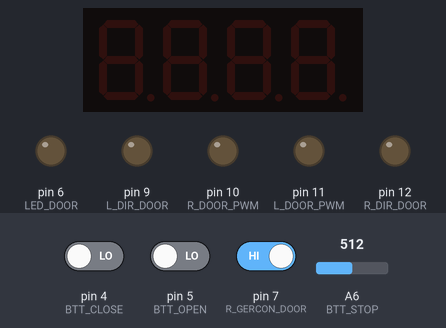
Bench run of a sketch on a simulated Arduino Nano, built with avr-gcc and run on an emulated ATmega328P. Shown: 4-digit seven-segment display, output pins drawn as LEDs (lit = HIGH). The test bench sets the inputs (shaded band); at power-on: pin 4 (BTT_CLOSE) LOW, A6 (BTT_STOP) = 512, pin 5 (BTT_OPEN) LOW, pin 7 (R_GERCON_DOOR) HIGH.

Above: at 1.2 s.
1.3 s: pin 4 (BTT_CLOSE) driven HIGH
At 1.6 s:
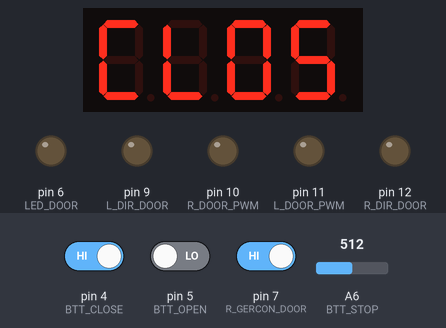
4.3 s: A6 (BTT_STOP) set to 789
5.9 s: A6 (BTT_STOP) set to 811
At 6.3 s:
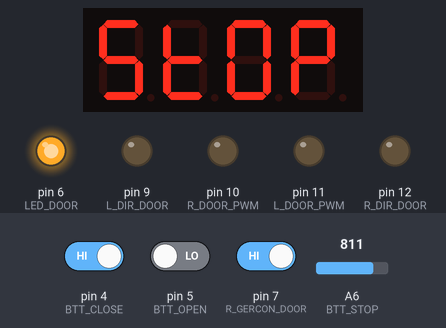
8.4 s: pin 5 (BTT_OPEN) driven HIGH
At 9.2 s:
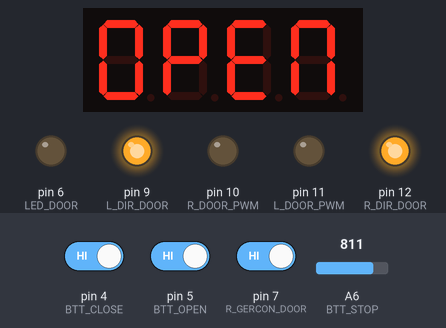
Timing chart, 0 to 11.4 s (numbered marks = the images above; inputs shaded):
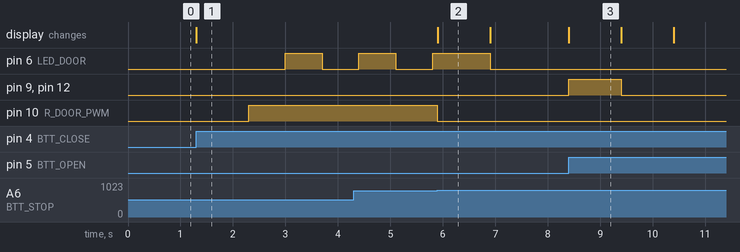

The sketch:

Garage.ino
```cpp
#define BTT_STOP   A6
#define BTT_OPEN  5
#define BTT_CLOSE 4
#define LED_DOOR 6
#define L_DOOR_PWM 11
#define L_DIR_DOOR 9
#define L_GERCON_DOOR 8
#define R_DOOR_PWM 10
#define R_DIR_DOOR 12
#define R_GERCON_DOOR 7
#define CLK 2
#define DIO 3
int state   = 1;
unsigned long last_tame_led;
//unsigned long last_tame_door_open;
unsigned long last_tame_door_close;
boolean flag_led = true;
// файл лежит в одной папке со скетчем
#include "GyverTM1637.h"
GyverTM1637 disp(CLK, DIO);

//bool flagGercL = false;
//uint32_t gercTimerL = 0;
//
//bool flagGercR = false;
//uint32_t gercTimerR = 0;

//-------Конфигурация------------//
int timeDelayDoorClose = 1000*10;
//-------------------------------//

#include "button.h"
button btnGerL(L_GERCON_DOOR); // указываем пин
button btnGerR(R_GERCON_DOOR);
button btnOpen(BTT_OPEN);
button btnCls(BTT_CLOSE);


void setup() {
  Serial.begin(9600);
  pinMode(BTT_STOP, INPUT);
  pinMode(BTT_OPEN, INPUT);
  pinMode(BTT_CLOSE, INPUT);
  pinMode(LED_DOOR,OUTPUT);
  pinMode(L_DOOR_PWM,OUTPUT);
  pinMode(L_DIR_DOOR,OUTPUT);
  pinMode(L_GERCON_DOOR,INPUT_PULLUP);
  pinMode(R_DOOR_PWM,OUTPUT);
  pinMode(R_DIR_DOOR,OUTPUT);
  pinMode(R_GERCON_DOOR,INPUT_PULLUP);
  pinMode(CLK,OUTPUT);
  pinMode(DIO,OUTPUT);

  disp.clear();
  disp.brightness(7);  // яркость, 0 - 7 (минимум - максимум)

  if (analogRead(BTT_STOP) > 800){state = 2;}


//  if ( digitalRead(BTT_OPEN == LOW) ){
//    scrolls();
//  }
  //процедура изменения времени

}

void loop() {
  // put your main code here, to run repeatedly:

switch (state) {
    case 1:
      //выполняется, когда опрос кнопок
      if(btnOpen.click(false)){ //false-pullDW/ true-pullUP
        openDoor();
      }

      if( btnCls.click(false)){
        closeDoor();
       }

//      if (digitalRead(BTT_OPEN) == HIGH){openDoor();}
//      if (digitalRead(BTT_CLOSE) == HIGH){closeDoor();}

      break;
    case 2:
      //выполняется когда  var равно 2
      disp.clear();
      disp.displayByte(_S, _E, _t, _empty);
      delay(3000);
      disp.clear();
      state = 1;
      break;
//    default:
      // выполняется, если не выбрана ни одна альтернатива
      // default необязателен
  }


}

//------------------Процедуры----------------------//
void openDoor(){
  digitalWrite(R_DIR_DOOR,HIGH);
  digitalWrite(L_DIR_DOOR,HIGH);
  disp.displayByte(_O, _P, _E, _N);
  delay(1000);
  checkGercon(0);
}


void closeDoor(){
  digitalWrite(R_DIR_DOOR,LOW);
  digitalWrite(L_DIR_DOOR,LOW);
  disp.displayByte(_C, _L, _O, _S);
  delay(1000);
  checkGercon(timeDelayDoorClose);

}

boolean checkStorButton(){
  if (analogRead(BTT_STOP) > 800){
          digitalWrite(R_DOOR_PWM,LOW);
          digitalWrite(L_DOOR_PWM,LOW);
          digitalWrite(R_DIR_DOOR,LOW);
          digitalWrite(L_DIR_DOOR,LOW);
          disp.clear();
          disp.displayByte(_S, _t, _O,_P);
          delay(1000);
          disp.clear();
          return true;
  }else return false;
}

boolean checkGercon(int DoorDelay){
  boolean  doorL  = false;
  boolean  doorR  = false;
  boolean flagR = false;
  boolean flagL = false;

//  for (int i=0; i<=255; i++){
//    analogWrite(R_DOOR_PWM,i);
//    analogWrite(L_DOOR_PWM,i);
////    if ((digitalRead(R_GERCON_DOOR) == LOW)||(digitalRead(L_GERCON_DOOR) == LOW)){ // проверка на препятствие плавного пуска
////          digitalWrite(R_DOOR_PWM,LOW);
////          digitalWrite(L_DOOR_PWM,LOW);
////          digitalWrite(R_DIR_DOOR,LOW);
////          digitalWrite(L_DIR_DOOR,LOW);
////          disp.clear();
////          disp.displayByte(_E, _r, _o,_r);
////          delay(1000);
////          disp.clear();
////          ledSwhich(false);
////          return;
////      }
//          ledSwhich(true);
//         if(checkStorButton()){ledSwhich(false); return;}
//
//    delay(10);


//  }

//    delay(1000);
// analogWrite(R_DOOR_PWM,pwmDoorDelay);
 last_tame_door_close = millis();
 while ( !doorR || !doorL ) {

  if(millis()-last_tame_door_close > DoorDelay){
//          last_tame_door_close = millis();
          if (doorL == false && flagL == false ){ analogWrite(L_DOOR_PWM,255);  flagL = true; }


    if (btnGerL.hold(true)){
//        if (digitalRead(L_GERCON_DOOR) == LOW){
          digitalWrite(L_DOOR_PWM,LOW);
          doorL = true;
        }
     }


      if (doorR == false && flagR == false ){ analogWrite(R_DOOR_PWM,255);  flagR = true; }

      if (btnGerR.hold(true)){
//        if (digitalRead(R_GERCON_DOOR) == LOW){
          digitalWrite(R_DOOR_PWM,LOW);
          doorR = true;
      }


      ledSwhich(true);
      if(checkStorButton()){ledSwhich(false); return;}
  }
          disp.clear();
          disp.displayByte(_Y, _E, _S,_empty);
          ledSwhich(false);
          delay(1000);
          disp.clear();
}


void ledSwhich(boolean state){
  if(state){
    if(millis()-last_tame_led > 700){
          last_tame_led = millis();
          flag_led = !flag_led;
          digitalWrite(13,flag_led);
          digitalWrite(LED_DOOR,flag_led);
        }
  }else {digitalWrite(13,LOW);digitalWrite(LED_DOOR,LOW);}

}

//void scrolls() {
  // прокрутка массив ЦИФР
//  byte digs[4] = {3, 5, 7, 1};
//  disp.scroll(digs, 100);     // скорость прокрутки 100
//  delay(1000);

  // прокрутка прицельно (ячейка, ЦИФРА, скорость)
//  disp.scroll(0, 8, 200);
//  delay(1000);
//
//  disp.clear();
//  delay(1000);
//  for (byte i = 0; i < 10; i++) {
//    disp.scroll(3, i, 50);
//    delay(400);
//  }

  // прокрутка массива БАЙТ
//  byte troll[4] = {_t, _r, _o, _l};
//  disp.scrollByte(troll, 100);
//  delay(1000);

//  // прицельная прокрутка БАЙТА (ячейка, байт, скорость)
//  disp.scrollByte(2, _G, 50);
//  delay(1000);
//}
```

button.h
```cpp
class button {
  public:
    button (byte pin) {
      _pin = pin;
      // pinMode(_pin, INPUT_PULLUP);
    }
      bool click(bool flagPin) {
      bool btnState = digitalRead(_pin);
      if(!flagPin){btnState=!btnState;}
      if (!btnState && !_flag && millis() - _tmr >= 100) {
        _flag = true;
        _tmr = millis();
        return true;
      }
      // if (!btnState && _flag && millis() - _tmr >= 500) {
      //   _tmr = millis ();
      //   return true;
      // }
      if (btnState && _flag) {
        _flag = false;
        _tmr = millis();
      }
      return false;
    }

      bool hold(bool flagPin) {
      bool btnState = digitalRead(_pin);
      if(!flagPin){btnState=!btnState;}
      if (!btnState && !_flag && millis() - _tmr >= 100) {
        _flag = true;
        _tmr = millis();
        // return true;
      }
      if (!btnState && _flag && millis() - _tmr >= 800) {
        _tmr = millis ();
        return true;
      }
      if (btnState && _flag) {
        _flag = false;
        _tmr = millis();
      }
      return false;
    }

  private:
    byte _pin;
    uint32_t _tmr;
    bool _flag;
};
```

Measured:
- the behaviour switches between 800 and 801 on A6 (BTT_STOP) (found by bisection; images 1 and 2)
- after the input at 1.3 s, pin 6 (LED_DOOR): LOW → HIGH after 1.7 s, → LOW 0.70 s later; pin 10 (R_DOOR_PWM): LOW → HIGH after 1.0 s; the display: changes at once (image 1)
- after the input at 5.9 s, pin 10 (R_DOOR_PWM): HIGH → LOW at once; the display: changes at once (image 2)
- after the input at 8.4 s, pin 9 (L_DIR_DOOR), pin 12 (R_DIR_DOOR): LOW → HIGH at once, → LOW 1.0 s later; the display: changes at once (image 3)
- what the display in image 2 shows lasts 1.0 s, from 5.9 s to 6.9 s
